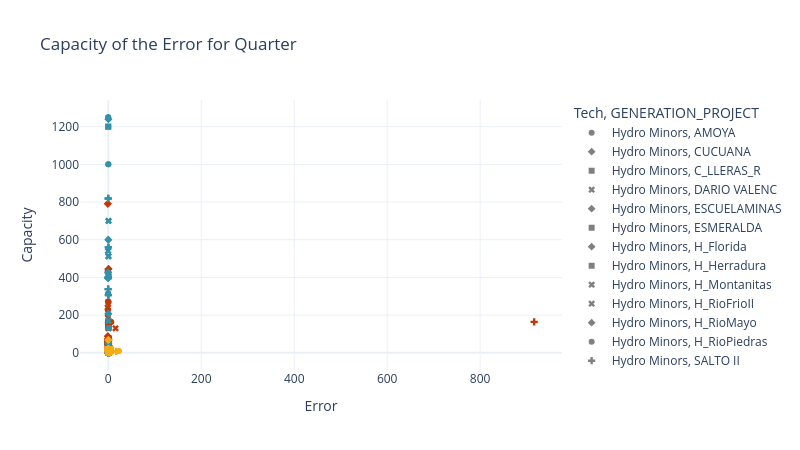

The notebook cell saved with this chart:
### Code cell
# Meassure by Quarters, group from timestamps
err_x_cap_Q = err_x_cap.copy()
err_x_cap_Q['Quarter'] = err_x_cap_Q['Timestamp'].apply(lambda x: x[:7])
err_x_cap_Q = err_x_cap_Q[err_x_cap_Q['Quarter'].isin([base_year+'_Q1',base_year+'_Q2'])]
## Weigthed Final Error
err_x_cap_Q['Error'] = err_x_cap_Q['Error'] * err_x_cap_Q['Value']
err_x_cap_Q = err_x_cap_Q.groupby(['Quarter','GENERATION_PROJECT','Tech']).agg({
    'Error': 'sum', 'Capacity' : 'mean', 'Value' : 'sum'
}).reset_index()
err_x_cap_Q['Error'] = err_x_cap_Q['Error'] / err_x_cap_Q['Value']

plot_err_x_cap(err_x_cap_Q, 'Quarter', 'GENERATION_PROJECT')
